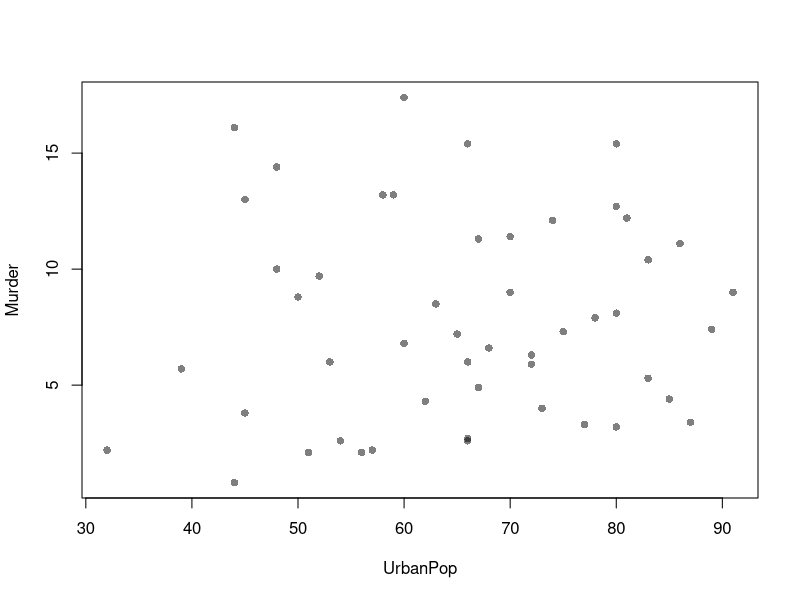
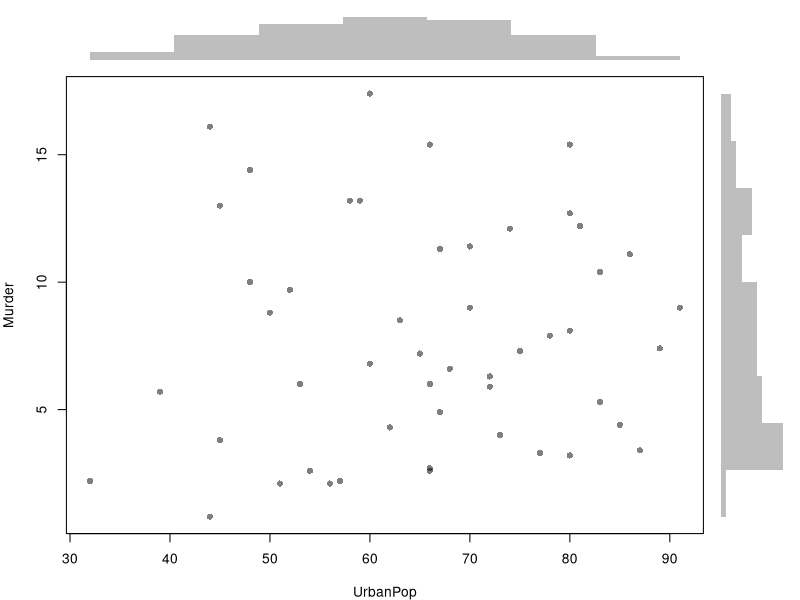
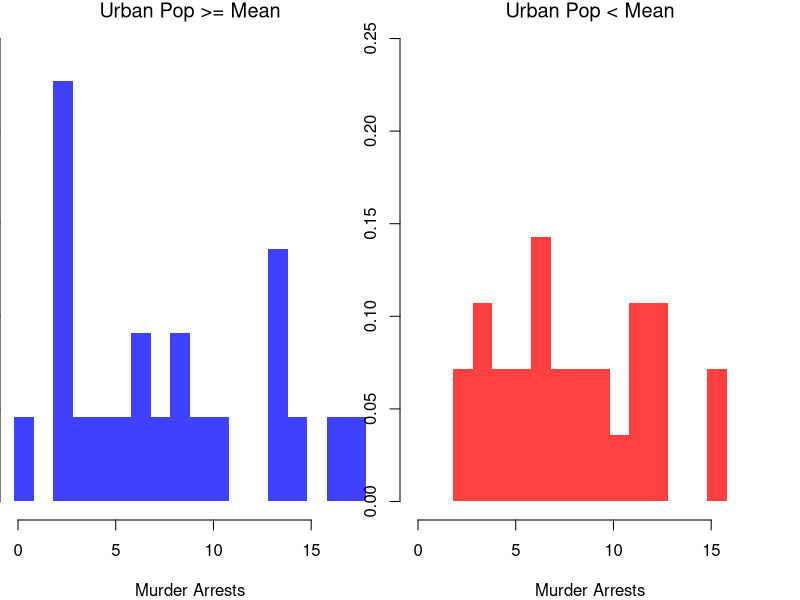
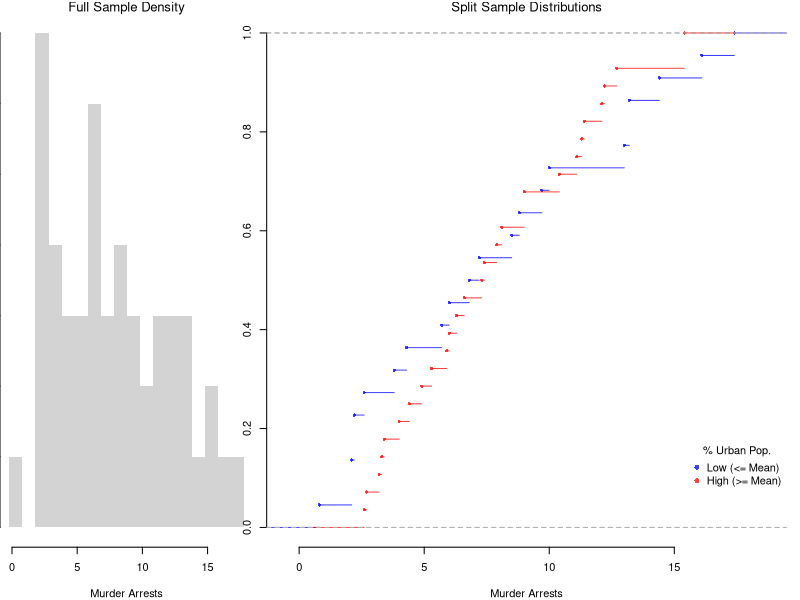
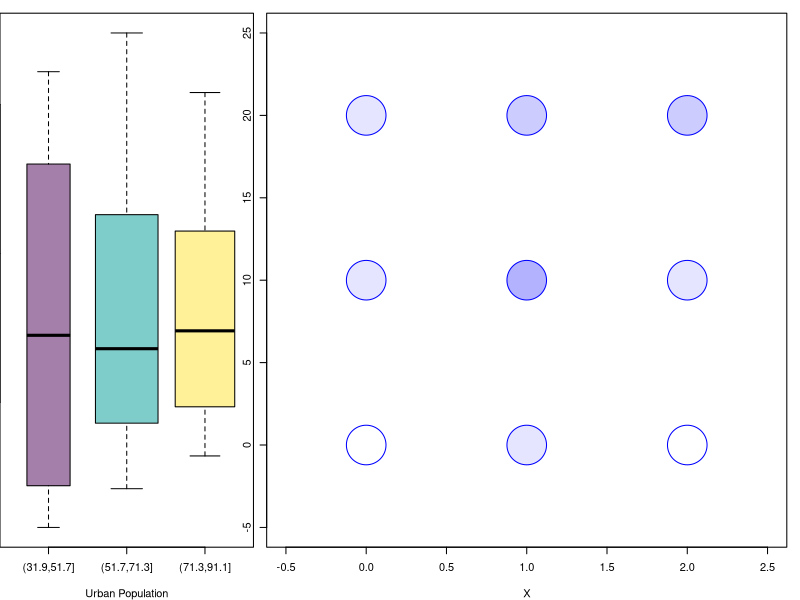
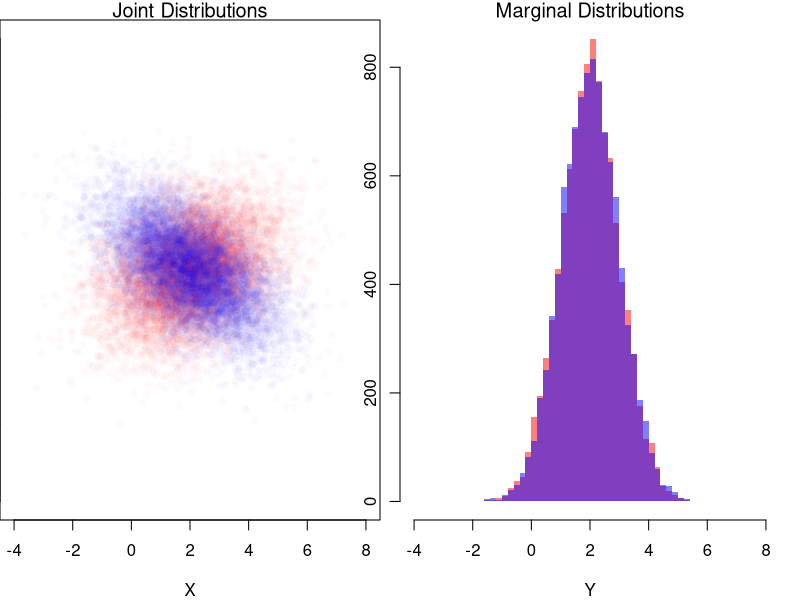

Generate these figures, in order, with R:
## ---- chunk 1
# Bivariate Data from USArrests
xy <- USArrests[,c('Murder','UrbanPop')]
xy[1,]
## ---- chunk 2
plot(Murder~UrbanPop, USArrests, pch=16, col=grey(0.,.5))
## ---- chunk 3
# Setup Plot
layout( matrix(c(2,0,1,3), ncol=2, byrow=TRUE),
    widths=c(9/10,1/10), heights=c(1/10,9/10))

# Scatterplot
par(mar=c(4,4,1,1))
plot(Murder~UrbanPop, USArrests, pch=16, col=rgb(0,0,0,.5))

# Add Marginals
par(mar=c(0,4,1,1))
xhist <- hist(USArrests[,'UrbanPop'], plot=FALSE)
barplot(xhist[['counts']], axes=FALSE, space=0, border=NA)

par(mar=c(4,0,1,1))
yhist <- hist(USArrests[,'Murder'], plot=FALSE)
barplot(yhist[['counts']], axes=FALSE, space=0, horiz=TRUE, border=NA)
## ---- chunk 4
# Tailored Histogram 
ylim <- c(0,.25)
xbks <-  seq(min(USArrests[,'Murder'])-1, max(USArrests[,'Murder'])+1, by=1)

# Also show more information
# Split Data by Urban Population above/below mean
pop_mean <- mean(USArrests[,'UrbanPop'])
pop_cut <- USArrests[,'UrbanPop']< pop_mean
murder_lowpop <- USArrests[pop_cut,'Murder']
murder_highpop <- USArrests[!pop_cut,'Murder']
cols <- c(low=rgb(0,0,1,.75), high=rgb(1,0,0,.75))

par(mfrow=c(1,2))
hist(murder_lowpop,
    breaks=xbks, col=cols[1],
    main='Urban Pop >= Mean', font.main=1,
    xlab='Murder Arrests', freq=F,
    border=NA, ylim=ylim)

hist(murder_highpop,
    breaks=xbks, col=cols[2],
    main='Urban Pop < Mean', font.main=1,
    xlab='Murder Arrests', freq=F,
    border=NA, ylim=ylim)
## ---- chunk 5
layout( t(c(1,2,2)))
# Full Sample Density
hist(USArrests[,'Murder'], 
    main='Full Sample Density', font.main=1,
    xlab='Murder Arrests',
    breaks=xbks, freq=F, border=NA)

# Split Sample Distribution Comparison
F_lowpop <- ecdf(murder_lowpop)
plot(F_lowpop, col=cols[1],
    pch=16, xlab='Murder Arrests',
    main='Split Sample Distributions',
    font.main=1, bty='n')
F_highpop <- ecdf(murder_highpop)
plot(F_highpop, add=T, col=cols[2], pch=16)

legend('bottomright', col=cols,
    pch=16, bty='n', inset=c(0,.1),
    title='% Urban Pop.',
    legend=c('Low (<= Mean)','High (>= Mean)'))
## ---- chunk 6
# Simple Interactive Scatter Plot
# plot(Assault~UrbanPop, USArrests, col=grey(0,.5), pch=16,
#    cex=USArrests[,'Murder']/diff(range(USArrests[,'Murder']))*2,
#    main='US Murder arrests (per 100,000)')
## ---- chunk 7
# K Groups with even spacing (not even counts)
K <- 3
USArrests[,'UrbanPop_Kcut'] <- cut(USArrests[,'UrbanPop'],K)
table(USArrests[,'UrbanPop_Kcut'] )

# FUll sample
#boxplot(USArrests[,'Murder'], main='',
#    xlab='All Data', ylab='Murder Arrests')

# Boxplots for each group
Kcols <- hcl.colors(K,alpha=.5)
boxplot(Murder~UrbanPop_Kcut, USArrests,
    main='', col=Kcols, 
    varwidth=T, #show number of obs. per group
    xlab='Urban Population', ylab='')

# 4 Groups with equal numbers of observations
#Qcuts <- c(
#    '0%'=min(USArrests[,'UrbanPop'])-10*.Machine[['double.eps']],
#    quantile(USArrests[,'UrbanPop'], probs=c(.25,.5,.75,1)))
#USArrests[,'UrbanPop']_cut <- cut(USArrests[,'UrbanPop'], Qcuts)
#boxplot(Murder~UrbanPop_cut, USArrests, col=hcl.colors(4,alpha=.5))
## ---- chunk 8
prob_table <- expand.grid(x=c(0,1,2), y=c(0,10,20))
prob_table[,'probabilities'] <- c(
    0.0, 0.1, 0.0,
    0.1, 0.3, 0.1,
    0.1, 0.2, 0.2)
plot(prob_table[,'x'], prob_table[,'y'],
     xlim=c(-0.5,2.5), ylim=c(-5, 25),
     pch=21, cex=8, col='blue',
     bg=rgb(0,0,1, prob_table[,'probabilities']),
     xlab = "X", ylab = "Y")
## ---- chunk 9
# Create a 2x2 matrix for the joint distribution.
# Rows correspond to X1 (coin 1), and columns correspond to X2 (coin 2).
P_fair <- matrix(1/4, nrow = 2, ncol = 2)
rownames(P_fair) <- c("X1=0", "X1=1")
colnames(P_fair) <- c("X2=0", "X2=1")
P_fair

# Compute the marginal distributions.
# Marginal for X1: sum across columns.
P_X1 <- rowSums(P_fair)
P_X1
# Marginal for X2: sum across rows.
P_X2 <- colSums(P_fair)
P_X2

# Compute the conditional probabilities Prob(X2 | X1).
cond_X2_given_X1 <- matrix(0, nrow = 2, ncol = 2)
for (j in c(1,2)) {
  cond_X2_given_X1[, j] <- P_fair[, j] / P_X1[j]
}
rownames(cond_X2_given_X1) <- c("X2=0", "X2=1")
colnames(cond_X2_given_X1) <- c("given X1=0", "given X1=1")
cond_X2_given_X1
## ---- chunk 10
# Create the joint distribution matrix for the unfair coin case.
P_unfair <- matrix(c(0.5, 0, 0, 0.5), nrow = 2, ncol = 2, byrow = TRUE)
rownames(P_unfair) <- c("X1=0", "X1=1")
colnames(P_unfair) <- c("X2=0", "X2=1")
P_unfair

# Compute the marginal distribution for X2 in the unfair case.
P_X2_unfair <- colSums(P_unfair)
P_X1_unfair <- rowSums(P_unfair)

# Compute the conditional probabilities Prob(X1 | X2) for the unfair coin.
cond_X2_given_X1_unfair <- matrix(NA, nrow = 2, ncol = 2)
for (j in c(1,2)) {
  if (P_X1_unfair[j] > 0) {
    cond_X2_given_X1_unfair[, j] <- P_unfair[, j] / P_X1_unfair[j]
  }
}
rownames(cond_X2_given_X1_unfair) <- c("X2=0", "X2=1")
colnames(cond_X2_given_X1_unfair) <- c("given X1=0", "given X1=1")
cond_X2_given_X1_unfair
## ---- chunk 11
# Simulate Bivariate Data
N <- 10000
Mu <- c(2,2) ## Means

Sigma1 <- matrix(c(2,-.8,-.8,1),2,2) ## CoVariance Matrix
MVdat1 <- mvtnorm::rmvnorm(N, Mu, Sigma1)
colnames(MVdat1) <- c('X','Y')

Sigma2 <- matrix(c(2,.4,.4,1),2,2) ## CoVariance Matrix
MVdat2 <- mvtnorm::rmvnorm(N, Mu, Sigma2)
colnames(MVdat2) <- c('X','Y')

par(mfrow=c(1,2))
## Different diagonals
plot(MVdat2, col=rgb(1,0,0,0.02), pch=16,
    main='Joint Distributions', font.main=1,
    ylim=c(-4,8), xlim=c(-4,8),
    xlab='X', ylab='Y')
points(MVdat1,col=rgb(0,0,1,0.02),pch=16)
## Same marginal distributions
xbks <- seq(-4,8,by=.2)
hist(MVdat2[,2], col=rgb(1,0,0,0.5),
    breaks=xbks, border=NA, 
    xlab='Y',
    main='Marginal Distributions', font.main=1)
hist(MVdat1[,2], col=rgb(0,0,1,0.5),
    add=T, breaks=xbks, border=NA)
## ---- chunk 12
# Verify Bayes' theorem for the unfair coin case:
# Compute Prob(X1=1 | X2=1) using the formula:
#   Prob(X1=1 | X2=1) = [Prob(X2=1 | X1=1) * Prob(X1=1)] / Prob(X2=1)

P_X1_1 <- 0.5
P_X2_1_given_X1_1 <- 1  # Since coin 2 copies coin 1.
P_X2_1 <- P_X2_unfair["X2=1"]

bayes_result <- (P_X2_1_given_X1_1 * P_X1_1) / P_X2_1
bayes_result
